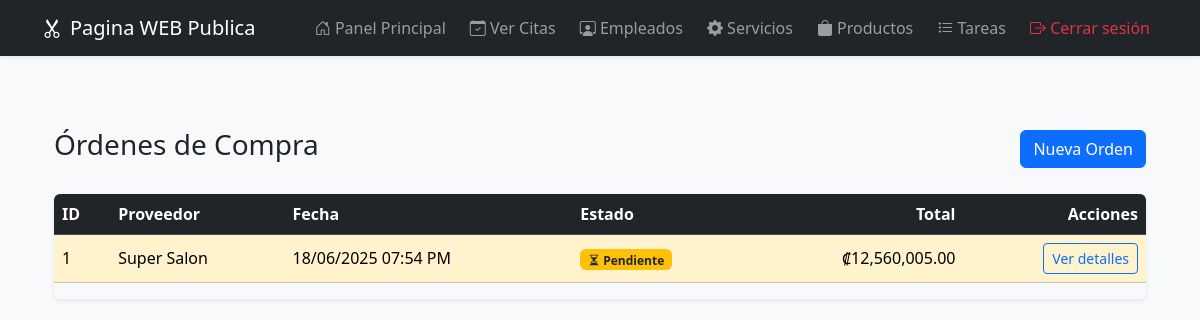
Page /ordenes (signed in) on the earlier database version.
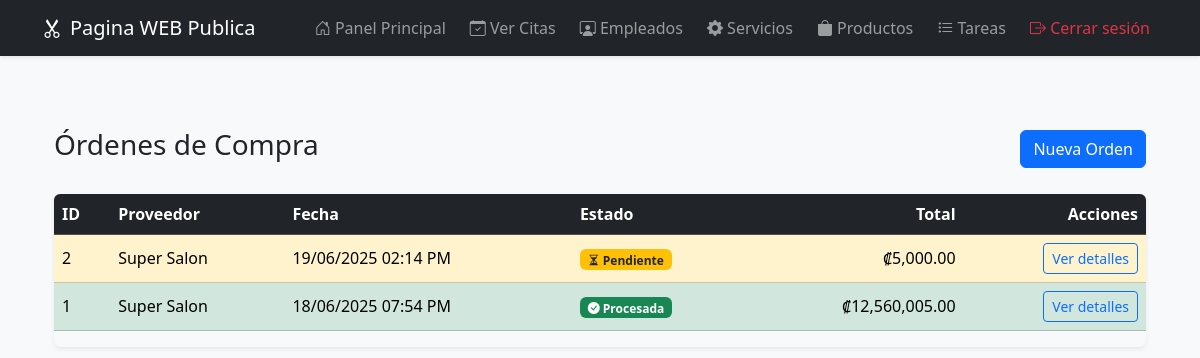
Same page on the later database version.
### models.py (models this page shows)
class OrdenCompra(db.Model):
    __tablename__ = 'ordenes_compra'
    id = db.Column(db.Integer, primary_key=True)
    proveedor_id = db.Column(db.Integer, db.ForeignKey('proveedores.id'), nullable=False)
    fecha_creacion = db.Column(db.DateTime, default=datetime.utcnow, nullable=False)
    estado = db.Column(db.String(50), default='pendiente')
    total = db.Column(db.Float, default=0.0)
    proveedor = db.relationship('Proveedor', backref='ordenes', lazy=True)
    detalles = db.relationship('DetalleOrdenCompra', backref='orden', lazy=True, cascade='all, delete-orphan')

class Proveedor(db.Model):
    __tablename__ = 'proveedores'  # <-- esto es clave
    id = db.Column(db.Integer, primary_key=True)
    nombre = db.Column(db.String(100), nullable=False)
    contacto = db.Column(db.String(100))
    telefono = db.Column(db.String(20))
    email = db.Column(db.String(100))
    direccion = db.Column(db.String(200))

### main.py (the view)
@app.route('/ordenes')
@login_required
def listar_ordenes():
    ordenes = OrdenCompra.query.order_by(OrdenCompra.fecha_creacion.desc()).all()
    return render_template('/admin/ordenes.html', ordenes=ordenes)

### main.py (called while the page is built)
def login_required(f):
    @wraps(f)
    def decorated(*args, **kwargs):
        if not session.get('logged_in'):
            return redirect(url_for('login'))
        return f(*args, **kwargs)
    return decorated

### templates/admin/ordenes.html
{% extends 'admin/layout.html' %}
{% block content %}
<div class="container my-5">
  <div class="d-flex justify-content-between align-items-center mb-4">
    <h1 class="h3">Órdenes de Compra</h1>
    <a href="{{ url_for('nueva_orden') }}" class="btn btn-primary">Nueva Orden</a>
  </div>
  <div class="table-responsive shadow-sm rounded">
    <table class="table align-middle">
      <thead class="table-dark">
        <tr>
          <th>ID</th>
          <th>Proveedor</th>
          <th>Fecha</th>
          <th>Estado</th>
          <th class="text-end">Total</th>
          <th class="text-end">Acciones</th>
        </tr>
      </thead>
      <tbody>
        {% for orden in ordenes %}
          <tr class="
            {% if orden.estado == 'pendiente' %}table-warning
            {% elif orden.estado == 'procesada' %}table-success
            {% elif orden.estado == 'cancelada' %}table-danger
            {% endif %}
          ">
            <td>{{ orden.id }}</td>
            <td>{{ orden.proveedor.nombre }}</td>
            <td>{{ orden.fecha_creacion.strftime('%d/%m/%Y %I:%M %p') }}</td>
            <td>
              {% if orden.estado == 'pendiente' %}
                <span class="badge bg-warning text-dark"><i class="bi bi-hourglass-split"></i> Pendiente</span>
              {% elif orden.estado == 'procesada' %}
                <span class="badge bg-success"><i class="bi bi-check-circle-fill"></i> Procesada</span>
              {% elif orden.estado == 'cancelada' %}
                <span class="badge bg-danger"><i class="bi bi-x-circle-fill"></i> Cancelada</span>
              {% else %}
                <span class="badge bg-secondary">{{ orden.estado|capitalize }}</span>
              {% endif %}
            </td>
            <td class="text-end">₡{{ "{:,.2f}".format(orden.total) }}</td>
            <td class="text-end">
              <a href="{{ url_for('detalle_orden', id=orden.id) }}" class="btn btn-sm btn-outline-primary">
                Ver detalles
              </a>
            </td>
          </tr>
        {% else %}
          <tr>
            <td colspan="6" class="text-center">No hay órdenes registradas.</td>
          </tr>
        {% endfor %}
      </tbody>
    </table>
  </div>
</div>
<link rel="stylesheet" href="https://cdn.jsdelivr.net/npm/bootstrap-icons@1.10.5/font/bootstrap-icons.css">
{% endblock %}

Differences in the rows shown:
added OrdenCompra: id "2", proveedor.nombre "Super Salon", fecha_creacion "19/06/2025 02:14 PM", estado "pendiente" (drawn), total "5,000.00"
changed OrdenCompra "18/06/2025 07:54 PM": estado "Pendiente" → "Procesada"
